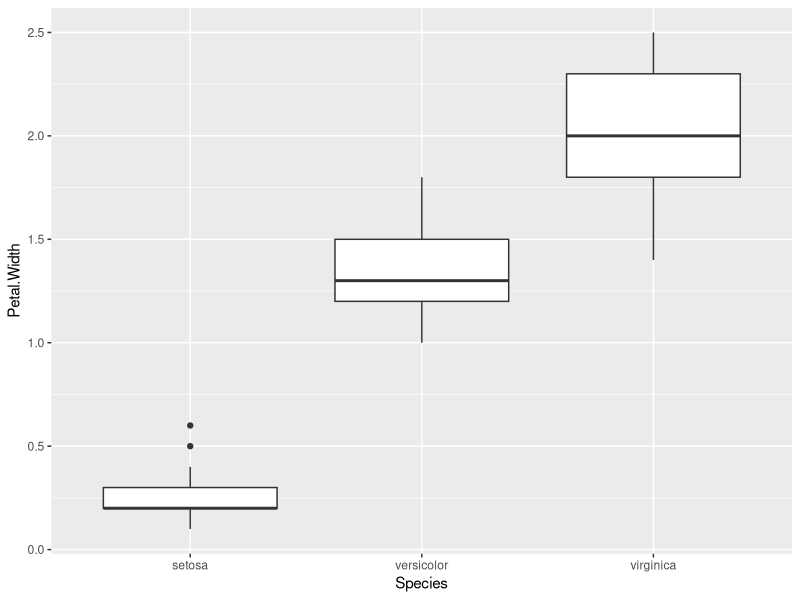
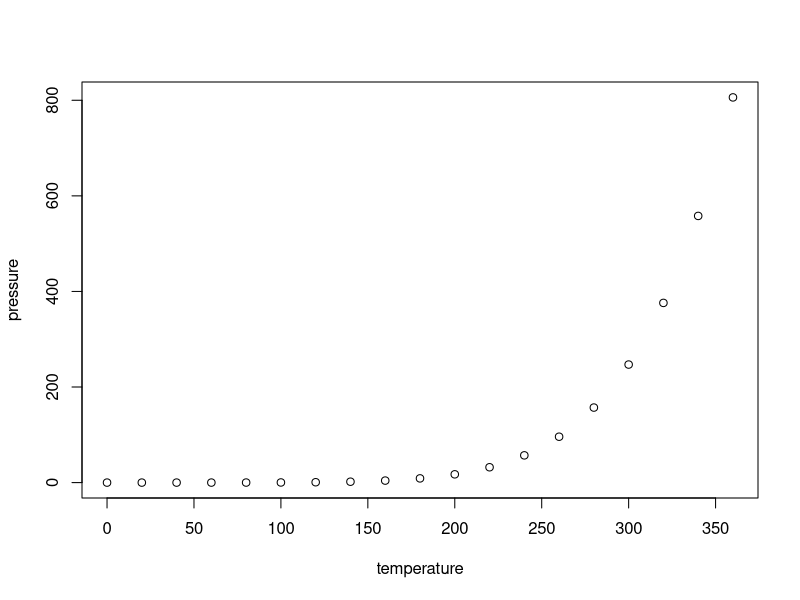

R code for these plots, in order:
## ---- chunk 1
library(tidyverse)
## ---- chunk 2
iris %>% select(Species, Petal.Width) %>% 
  ggplot(aes(x=Species,y=Petal.Width))+geom_boxplot()

## ---- chunk 3
knitr::opts_chunk$set(echo = TRUE)
## ---- chunk 4
summary(cars)
## ---- chunk 5
plot(pressure)
